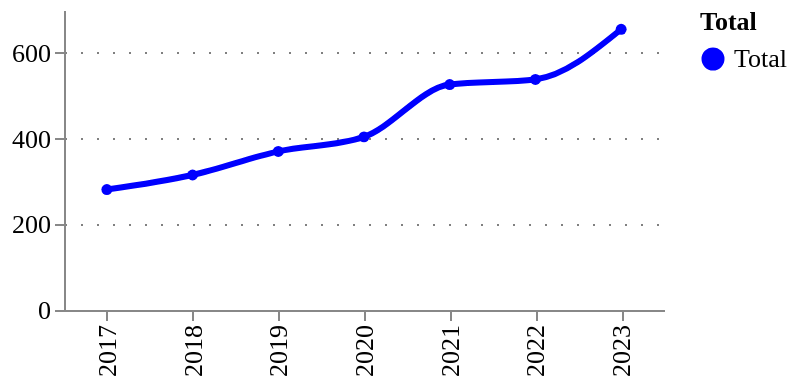

The cell this chart's notebook holds for it:
### Markdown cell above
### Growth and total early-years digital tech publications

Figure 2

### Code cell
# Filter only technology projects
openalex_tech_type_df = (
    openalex_exploded_df
    .query("id in @openalex_tech_ids")
    .drop_duplicates(['id'])
)

ts_counts_tech = utils.get_timeseries(openalex_tech_type_df, column='id')
utils.plot_quick_ts(ts_counts_tech.query("year >= 2017"), 'counts')

### Figure 1 — Vega-Lite specification as saved in the notebook (floating-point values rounded to 4 significant figures)
{"config": {"title": {"font": "Averta", "anchor": "start"}, "subtitle": {"font": "Averta"}, "axis": {"labelFont": "Averta", "titleFont": "Averta", "gridColor": "grey", "gridDash": [1, 7], "labelFontSize": 13, "titleFontSize": 13}, "header": {"labelFont": "Averta", "titleFont": "Averta"}, "legend": {"labelFont": "Averta", "titleFont": "Averta", "labelFontSize": 13, "titleFontSize": 13}, "range": {"category": ["#0000FF", "#FDB633", "#18A48C", "#9A1BBE", "#EB003B", "#FF6E47", "#646363", "#0F294A", "#97D9E3", "#A59BEE", "#F6A4B7", "#D2C9C0", "#FFFFFF", "#000000"], "ordinal": {"scheme": ["#0000FF", "#FDB633", "#18A48C", "#9A1BBE", "#EB003B", "#FF6E47", "#646363", "#0F294A", "#97D9E3", "#A59BEE", "#F6A4B7", "#D2C9C0", "#FFFFFF", "#000000"]}}, "view": {"strokeWidth": 0}}, "data": {"name": "data-2cc70329ffa9c6595a414a017b7169cc"}, "mark": {"type": "line", "interpolate": "monotone", "point": {"filled": true, "size": 30}, "size": 3, "strokeDash": [0]}, "encoding": {"color": {"field": "Total", "legend": {"orient": "right"}, "scale": {}, "type": "nominal"}, "tooltip": [{"field": "year", "title": "Year", "type": "ordinal"}, {"field": "Total", "type": "nominal"}, {"field": "amount", "format": ".3f", "title": "", "type": "quantitative"}], "x": {"field": "year", "title": "", "type": "ordinal"}, "y": {"field": "amount", "title": "", "type": "quantitative"}}, "height": 150, "title": {"anchor": "start", "text": "", "fontSize": 14, "subtitle": "", "subtitleFont": "Averta", "subtitleFontSize": 13}, "width": 300, "$schema": "https://vega.github.io/schema/vega-lite/v5.17.0.json", "datasets": {"data-2cc70329ffa9c6595a414a017b7169cc": [{"year": 2017, "counts": 281, "Total": "Total", "amount": 281.0}, {"year": 2018, "counts": 315, "Total": "Total", "amount": 315.0}, {"year": 2019, "counts": 370, "Total": "Total", "amount": 370.0}, {"year": 2020, "counts": 404, "Total": "Total", "amount": 404.0}, {"year": 2021, "counts": 526, "Total": "Total", "amount": 526.0}, {"year": 2022, "counts": 538, "Total": "Total", "amount": 538.0}, {"year": 2023, "counts": 655, "Total": "Total", "amount": 655.0}]}}
